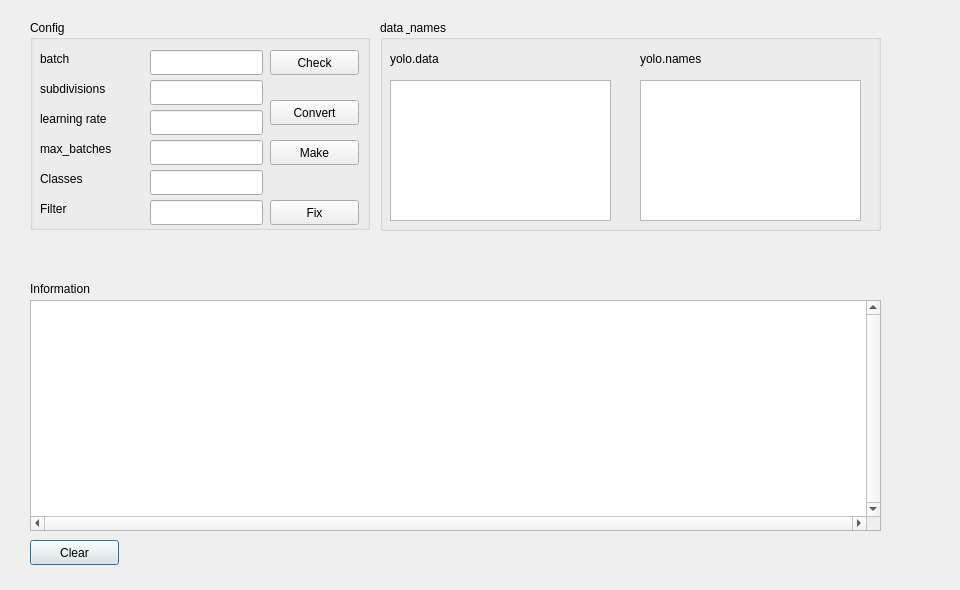
<?xml version="1.0" encoding="UTF-8"?>
<ui version="4.0">
 <class>Dialog</class>
 <widget class="QDialog" name="Dialog">
  <property name="geometry">
   <rect>
    <x>0</x>
    <y>0</y>
    <width>960</width>
    <height>590</height>
   </rect>
  </property>
  <property name="windowTitle">
   <string>Dialog</string>
  </property>
  <widget class="QListWidget" name="listWidget_training">
   <property name="geometry">
    <rect>
     <x>30</x>
     <y>300</y>
     <width>851</width>
     <height>231</height>
    </rect>
   </property>
   <property name="verticalScrollBarPolicy">
    <enum>Qt::ScrollBarAlwaysOn</enum>
   </property>
   <property name="horizontalScrollBarPolicy">
    <enum>Qt::ScrollBarAlwaysOn</enum>
   </property>
   <property name="autoScrollMargin">
    <number>40</number>
   </property>
   <property name="textElideMode">
    <enum>Qt::ElideLeft</enum>
   </property>
   <property name="verticalScrollMode">
    <enum>QAbstractItemView::ScrollPerPixel</enum>
   </property>
   <property name="horizontalScrollMode">
    <enum>QAbstractItemView::ScrollPerPixel</enum>
   </property>
  </widget>
  <widget class="QPushButton" name="btn_Clear">
   <property name="geometry">
    <rect>
     <x>30</x>
     <y>540</y>
     <width>89</width>
     <height>25</height>
    </rect>
   </property>
   <property name="text">
    <string>Clear</string>
   </property>
  </widget>
  <widget class="QGroupBox" name="groupBox">
   <property name="geometry">
    <rect>
     <x>30</x>
     <y>20</y>
     <width>340</width>
     <height>210</height>
    </rect>
   </property>
   <property name="title">
    <string>Config</string>
   </property>
   <widget class="QLabel" name="label_6">
    <property name="geometry">
     <rect>
      <x>10</x>
      <y>30</y>
      <width>41</width>
      <height>17</height>
     </rect>
    </property>
    <property name="text">
     <string>batch</string>
    </property>
   </widget>
   <widget class="QLineEdit" name="lineEdit_batch">
    <property name="geometry">
     <rect>
      <x>120</x>
      <y>30</y>
      <width>113</width>
      <height>25</height>
     </rect>
    </property>
   </widget>
   <widget class="QLabel" name="label_7">
    <property name="geometry">
     <rect>
      <x>10</x>
      <y>60</y>
      <width>91</width>
      <height>17</height>
     </rect>
    </property>
    <property name="text">
     <string>subdivisions</string>
    </property>
   </widget>
   <widget class="QLineEdit" name="lineEdit_subdivision">
    <property name="geometry">
     <rect>
      <x>120</x>
      <y>60</y>
      <width>113</width>
      <height>25</height>
     </rect>
    </property>
   </widget>
   <widget class="QLabel" name="label_8">
    <property name="geometry">
     <rect>
      <x>10</x>
      <y>90</y>
      <width>91</width>
      <height>17</height>
     </rect>
    </property>
    <property name="text">
     <string>learning rate</string>
    </property>
   </widget>
   <widget class="QLineEdit" name="lineEdit_learnRate">
    <property name="geometry">
     <rect>
      <x>120</x>
      <y>90</y>
      <width>113</width>
      <height>25</height>
     </rect>
    </property>
   </widget>
   <widget class="QLabel" name="label_9">
    <property name="geometry">
     <rect>
      <x>10</x>
      <y>120</y>
      <width>91</width>
      <height>17</height>
     </rect>
    </property>
    <property name="text">
     <string>max_batches</string>
    </property>
   </widget>
   <widget class="QLineEdit" name="lineEdit_max_batches">
    <property name="geometry">
     <rect>
      <x>120</x>
      <y>120</y>
      <width>113</width>
      <height>25</height>
     </rect>
    </property>
   </widget>
   <widget class="QPushButton" name="btn_Config">
    <property name="geometry">
     <rect>
      <x>240</x>
      <y>180</y>
      <width>89</width>
      <height>25</height>
     </rect>
    </property>
    <property name="statusTip">
     <string>Config some file</string>
    </property>
    <property name="text">
     <string>Fix</string>
    </property>
   </widget>
   <widget class="QPushButton" name="btn_checkCurrent">
    <property name="geometry">
     <rect>
      <x>240</x>
      <y>30</y>
      <width>89</width>
      <height>25</height>
     </rect>
    </property>
    <property name="statusTip">
     <string>Check current parameter</string>
    </property>
    <property name="text">
     <string>Check</string>
    </property>
   </widget>
   <widget class="QLineEdit" name="lineEdit_filter">
    <property name="enabled">
     <bool>true</bool>
    </property>
    <property name="geometry">
     <rect>
      <x>120</x>
      <y>180</y>
      <width>113</width>
      <height>25</height>
     </rect>
    </property>
    <property name="font">
     <font>
      <italic>true</italic>
     </font>
    </property>
    <property name="statusTip">
     <string>n_filter= (n_class + 5) *3</string>
    </property>
   </widget>
   <widget class="QLineEdit" name="lineEdit_classes">
    <property name="enabled">
     <bool>true</bool>
    </property>
    <property name="geometry">
     <rect>
      <x>120</x>
      <y>150</y>
      <width>113</width>
      <height>25</height>
     </rect>
    </property>
    <property name="font">
     <font>
      <italic>true</italic>
     </font>
    </property>
   </widget>
   <widget class="QLabel" name="label_10">
    <property name="geometry">
     <rect>
      <x>10</x>
      <y>150</y>
      <width>91</width>
      <height>17</height>
     </rect>
    </property>
    <property name="text">
     <string>Classes</string>
    </property>
   </widget>
   <widget class="QLabel" name="label_11">
    <property name="geometry">
     <rect>
      <x>10</x>
      <y>180</y>
      <width>91</width>
      <height>17</height>
     </rect>
    </property>
    <property name="text">
     <string>Filter</string>
    </property>
   </widget>
   <widget class="QPushButton" name="btn_convert">
    <property name="geometry">
     <rect>
      <x>240</x>
      <y>80</y>
      <width>89</width>
      <height>25</height>
     </rect>
    </property>
    <property name="statusTip">
     <string>Convert to unix format</string>
    </property>
    <property name="text">
     <string>Convert</string>
    </property>
   </widget>
   <widget class="QPushButton" name="btn_make">
    <property name="geometry">
     <rect>
      <x>240</x>
      <y>120</y>
      <width>89</width>
      <height>25</height>
     </rect>
    </property>
    <property name="statusTip">
     <string>make file darknet</string>
    </property>
    <property name="text">
     <string>Make</string>
    </property>
   </widget>
  </widget>
  <widget class="QGroupBox" name="groupBox_3">
   <property name="geometry">
    <rect>
     <x>380</x>
     <y>20</y>
     <width>501</width>
     <height>211</height>
    </rect>
   </property>
   <property name="title">
    <string>data &amp; names</string>
   </property>
   <widget class="QListWidget" name="listWidget_yolodata">
    <property name="geometry">
     <rect>
      <x>10</x>
      <y>60</y>
      <width>221</width>
      <height>141</height>
     </rect>
    </property>
   </widget>
   <widget class="QListWidget" name="listWidget_yoloNames">
    <property name="geometry">
     <rect>
      <x>260</x>
      <y>60</y>
      <width>221</width>
      <height>141</height>
     </rect>
    </property>
   </widget>
   <widget class="QLabel" name="label">
    <property name="geometry">
     <rect>
      <x>260</x>
      <y>30</y>
      <width>81</width>
      <height>17</height>
     </rect>
    </property>
    <property name="text">
     <string>yolo.names</string>
    </property>
   </widget>
   <widget class="QLabel" name="label_2">
    <property name="geometry">
     <rect>
      <x>10</x>
      <y>30</y>
      <width>67</width>
      <height>17</height>
     </rect>
    </property>
    <property name="text">
     <string>yolo.data</string>
    </property>
   </widget>
  </widget>
  <widget class="QLabel" name="label_3">
   <property name="geometry">
    <rect>
     <x>30</x>
     <y>280</y>
     <width>101</width>
     <height>17</height>
    </rect>
   </property>
   <property name="text">
    <string>Information</string>
   </property>
  </widget>
 </widget>
 <resources/>
 <connections/>
</ui>
